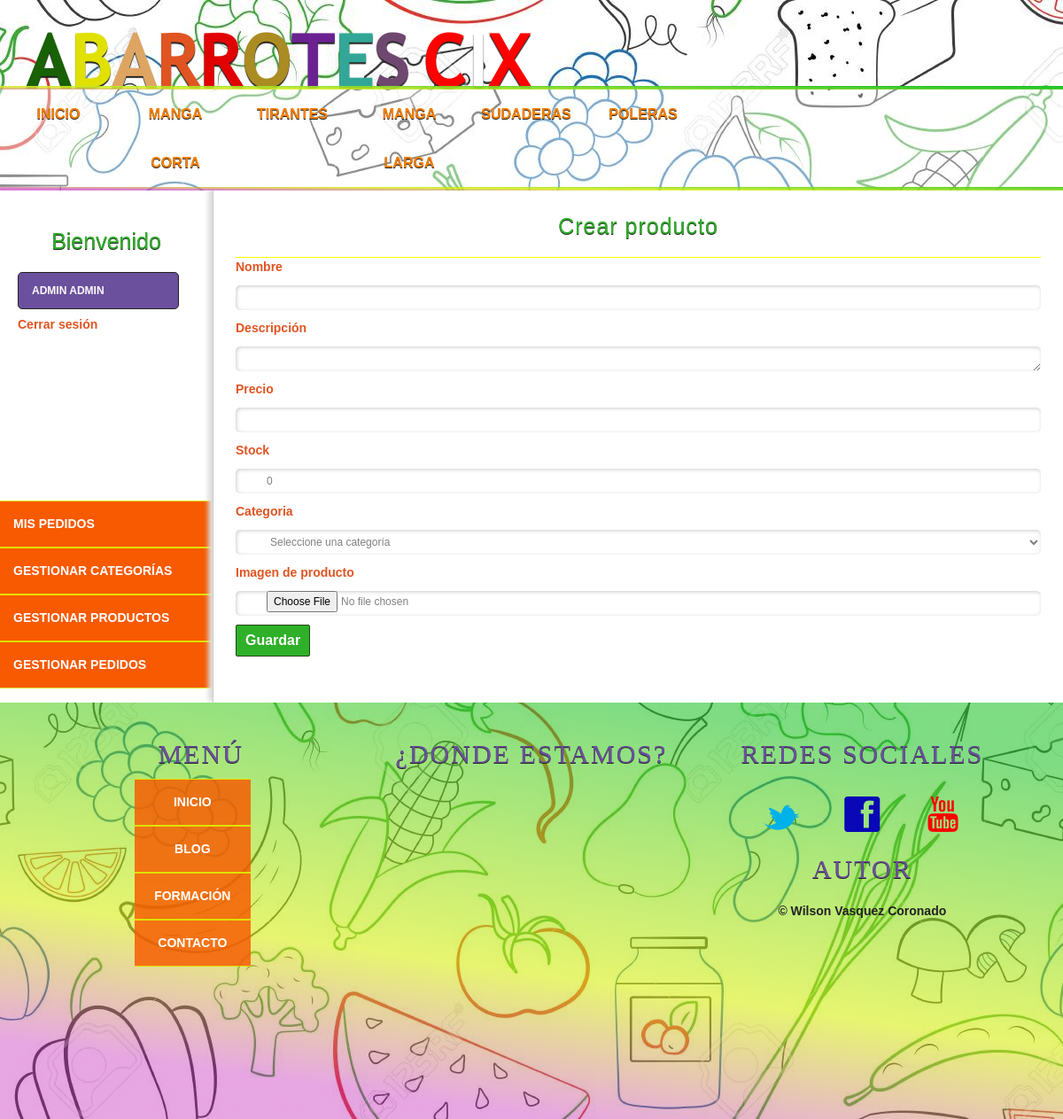
Page /producto/crear (signed in) on the committed database.
### tables this page shows
CREATE TABLE `categorias` (
  `id` int(255) NOT NULL,
  `nombre` varchar(100) NOT NULL
);

### config/db.php (called while the page is built)
<?php
class DataBase{
    public static function connect(){
        $db = new mysqli('localhost','root','','tienda_master');
        $db->query("SET NAMES 'utf-8'");
        return $db;
    }
}

### helpers/utils.php (called while the page is built, shortened)
<?php
class Utils{
    public static function getAllCategoria(){
        require_once 'models/categoria.php';
        $cat = new Categoria();
        $categorias = $cat->getAll();
        return $categorias;
    }
}

### models/categoria.php (called while the page is built, shortened)
<?php
class Categoria{
        private $db;
        public function __construct()
        {
                $this->db = DataBase::connect();
        }
        public function getAll(){
                $sql = "SELECT * FROM categorias";
                $categoria = $this->db->query($sql);
                return $categoria;
        }
}

### controllers/ProductoController.php (called while the page is built, shortened)
<?php
class ProductoController
{
    public function crear()
    {
        require_once 'views/producto/registrar.php';
    }
}

### views/producto/registrar.php (the view, shortened to what this page needs)
<?php if(isset($editar) && isset($pro) && is_object($pro)):?>
    <div class="title-central" id="title-categoria">
    <h1>Editar producto <?=$pro->nombre?></h1>
    <?php $url_action = 'producto/update&id='.$pro->id;?>
</div>
<?php else: ?>
<div  id="title-product">
    <h1>Crear producto</h1>
    <?php $url_action = 'producto/save'; ?>
</div>
<?php endif; ?>
<form id="formRegistroProducto" action="<?=base_url.$url_action ?>" method="POST" enctype="multipart/form-data">
    <label for="nombre">Nombre</label>
    <input type="text" name="nombre" value="<?= isset($pro) && is_object($pro) ?  $pro->nombre : ''; ?>" />
    <label for="descripcion">Descripción</label>
    <textarea type="text" name="descripcion" id="descripcion-products" maxlength="100" ><?= isset($pro) && is_object($pro) ?  $pro->descripcion : ''; ?></textarea>
    <label for="precio" id="lprecio">Precio</label>
    <input type="text" name="precio" id="precio" value="<?= isset($pro) && is_object($pro) ?  $pro->precio : ''; ?>" />
    <label for="stock" id="lstock">Stock</label>
    <input type="number" name="stock" id="stock" value="<?= isset($pro) && is_object($pro) ?  $pro->stock : '0'; ?>" />
    <label for="categoria">Categoria</label>
    <select name="categoria" id="seleccat">
        <option value="0">Seleccione una categoría</option>
    </select>
    <label for="img-produc" id="">Imagen de producto</label>
    <input type="file" name="fileToUpload" id="fileToUpload">
    <input type="submit" value="Guardar">
</form>

### views/layout/header.php (shortened to what this page needs)
<!DOCTYPE html>
<html lang="es">
<head>
    <link rel="stylesheet" type="text/css" href="<?= base_url ?>assets/bootstrap-4.5.0/css/bootstrap.min.css">
    <link rel="stylesheet" type="text/css" href="<?= base_url ?>assets/css/styles-grid.css">
    <link rel="stylesheet" type="text/css" href="<?= base_url ?>assets/icon/style.css">
</head>
<body>
    <div id="container">
        <header id="header">
            <div id="logo">
                <a class="text-logo a" href="<?=base_url?>">A</a>
                <a class="text-logo b" href="<?=base_url?>">B</a>
                <a class="text-logo aa" href="<?=base_url?>">A</a>
                <a class="text-logo r" href="<?=base_url?>">R</a>
                <a class="text-logo rr" href="<?=base_url?>">R</a>
                <a class="text-logo o" href="<?=base_url?>">O</a>
                <a class="text-logo t" href="<?=base_url?>">T</a>
                <a class="text-logo e" href="<?=base_url?>">E</a>
                <a class="text-logo s" href="<?=base_url?>">S</a>
                <a class="text-logo c" href="<?=base_url?>">C</a>
                <a class="text-logo i" href="<?=base_url?>">I</a>
                <a class="text-logo x" href="<?=base_url?>">X</a>
            </div>
        </header>
        <?php $categorias = Utils::getAllCategoria(); ?>
        <nav id="menu" class="menu-border">
            <ul>
                <li>
                    <a href="<?=base_url?>">Inicio</a>
                </li>
            <?php while($cat = $categorias->fetch_object()): ?>
                <li>
                    <a href="<?=base_url?>categoria/ver&id=<?=$cat->id?>"><?=$cat->nombre?></a>
                </li>
            <?php endwhile;?>
            </ul>
        </nav>
        <div id="content">

### rows in the picture
categorias: nombre "MANGA CORTA"
categorias: nombre "TIRANTES"
categorias: nombre "MANGA LARGA"
categorias: nombre "SUDADERAS"
categorias: nombre "POLERAS"

### other values in the picture
$_SESSION['usuario']['nombre'] "ADMIN"
$_SESSION['usuario']['apellidos'] "ADMIN"
